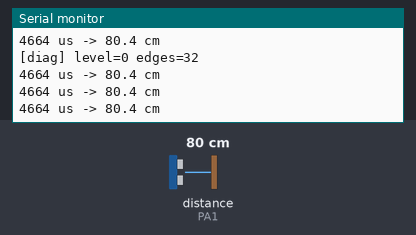
Bench run of a sketch on a simulated STM32 Blue Pill. Parts: the last lines printed to the serial monitor. Wiring (inferred from the names in the program): ultrasonic range finder: trigger PA0; echo PA1. Inputs (shaded band) come from the test bench; at power-on: distance to the obstacle (sensor on PA1) 80 cm. The echo pulse lasts 58.3 µs per cm.

Above: at 1.2 s.
1.3 s: distance to the obstacle (sensor on PA1) set to 2 cm
At 1.39 s:
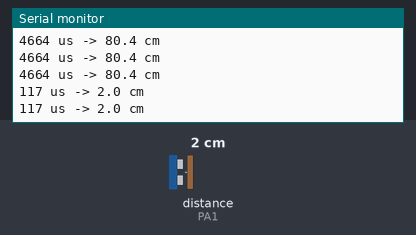
2.8 s: distance to the obstacle (sensor on PA1) set to 4 cm
At 2.83 s:
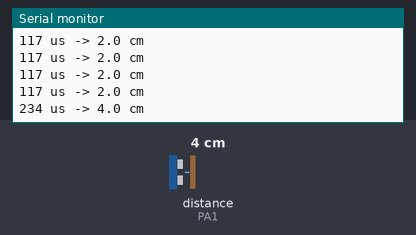
Timing chart, 0 to 5.8 s (numbered marks = the images above; inputs shaded):
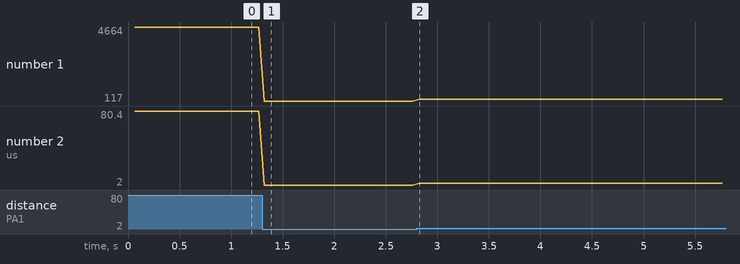

Measured:
- after the input at 1.3 s, the serial monitor: prints a new line at once (image 1)
- after the input at 2.8 s, the serial monitor: prints a new line at once (image 2)
- plotted number 1: 4664 → 117 after the input at 1.3 s, 117 → 234 after the input at 2.8 s
- plotted number 2: 80.4 → 2 after the input at 1.3 s

The sketch:

exti_test.ino
```cpp
// запасной вариант без таймерного захвата.
// Фронты Echo ловим внешним прерыванием (EXTI), время берём из micros().
#include <Arduino.h>

#define TRIG_PIN PA0
#define ECHO_PIN PA1

volatile uint32_t tRise = 0;      // момент переднего фронта Echo, мкс
volatile uint32_t width = 0;      // длительность импульса Echo, мкс
volatile uint32_t edges = 0;      // сколько фронтов видел пин
volatile bool     fresh = false;  // появилось новое измерение

// Вызывается на каждом изменении уровня Echo
void onEcho() {
  edges++;
  if (digitalRead(ECHO_PIN)) {
    tRise = micros();             // Echo стал 1: запоминаем время
  } else {
    width = micros() - tRise;     // Echo стал 0: считаем длительность
    fresh = true;
  }
}

void setup() {
  Serial.begin(115200);
  // ждём USB-терминал не дольше 3 с, чтобы не зависнуть, если его не открыли
  uint32_t t0 = millis();
  while (!Serial && millis() - t0 < 3000) { delay(10); }

  pinMode(TRIG_PIN, OUTPUT);
  digitalWrite(TRIG_PIN, LOW);

  // подтяжка к земле - без датчика пин читается как 0
  pinMode(ECHO_PIN, INPUT_PULLDOWN);
  attachInterrupt(digitalPinToInterrupt(ECHO_PIN), onEcho, CHANGE);

  Serial.println("HC-SR04 / EXTI test");
}

void loop() {
  static uint32_t lastTrig = 0;
  static uint32_t lastLog  = 0;
  uint32_t now = millis();

  // Запуск измерения раз в 60 мс
  if (now - lastTrig >= 60) {
    lastTrig = now;
    digitalWrite(TRIG_PIN, HIGH);
    delayMicroseconds(12);
    digitalWrite(TRIG_PIN, LOW);
  }

  // Есть новое измерение - печатаем
  if (fresh) {
    fresh = false;
    uint32_t w = width;
    if (w > 30000) {
      Serial.println("no echo (timeout)");
    } else {
      Serial.print(w);
      Serial.print(" us -> ");
      Serial.print(w / 58.0f, 1);
      Serial.println(" cm");
    }
  }

  // Раз в секунду уровень на пине и счётчик фронтов
  if (now - lastLog >= 1000) {
    lastLog = now;
    Serial.print("[diag] level=");
    Serial.print(digitalRead(ECHO_PIN));
    Serial.print(" edges=");
    Serial.println(edges);
  }
}
```
